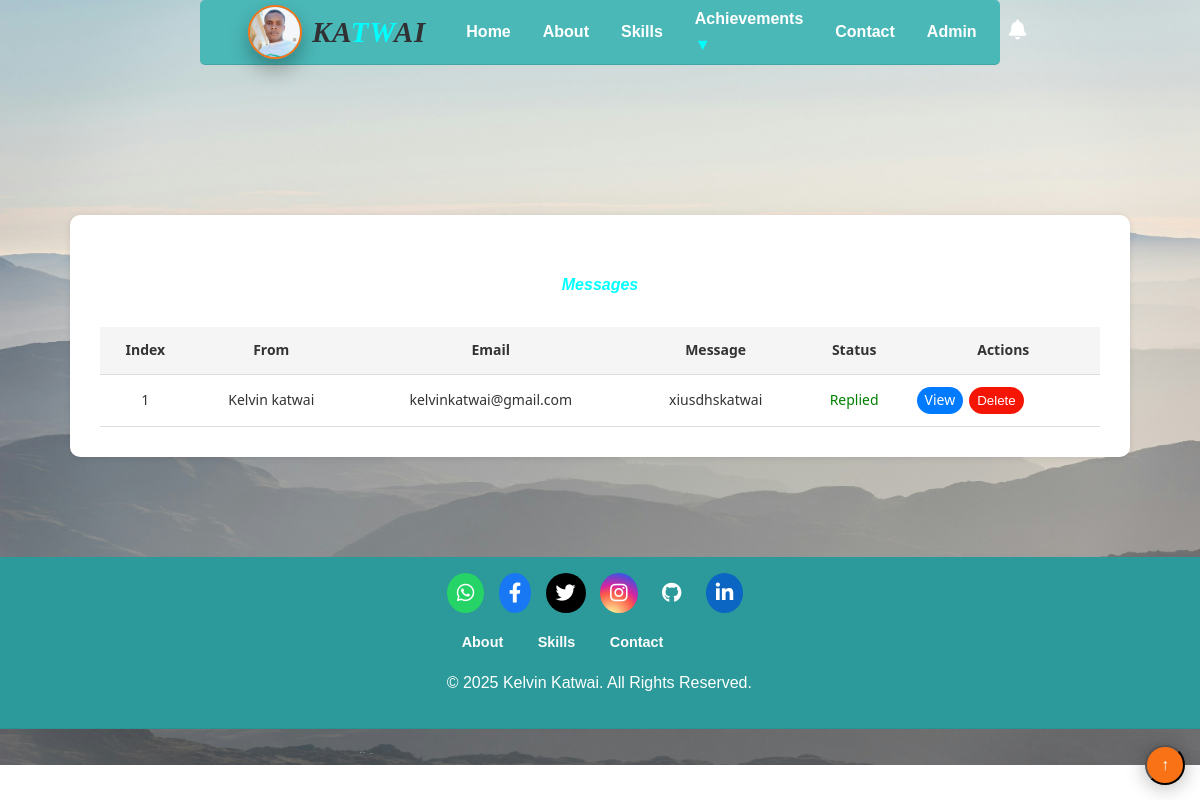
Page /view_messages/ (signed in) on the earlier database version.
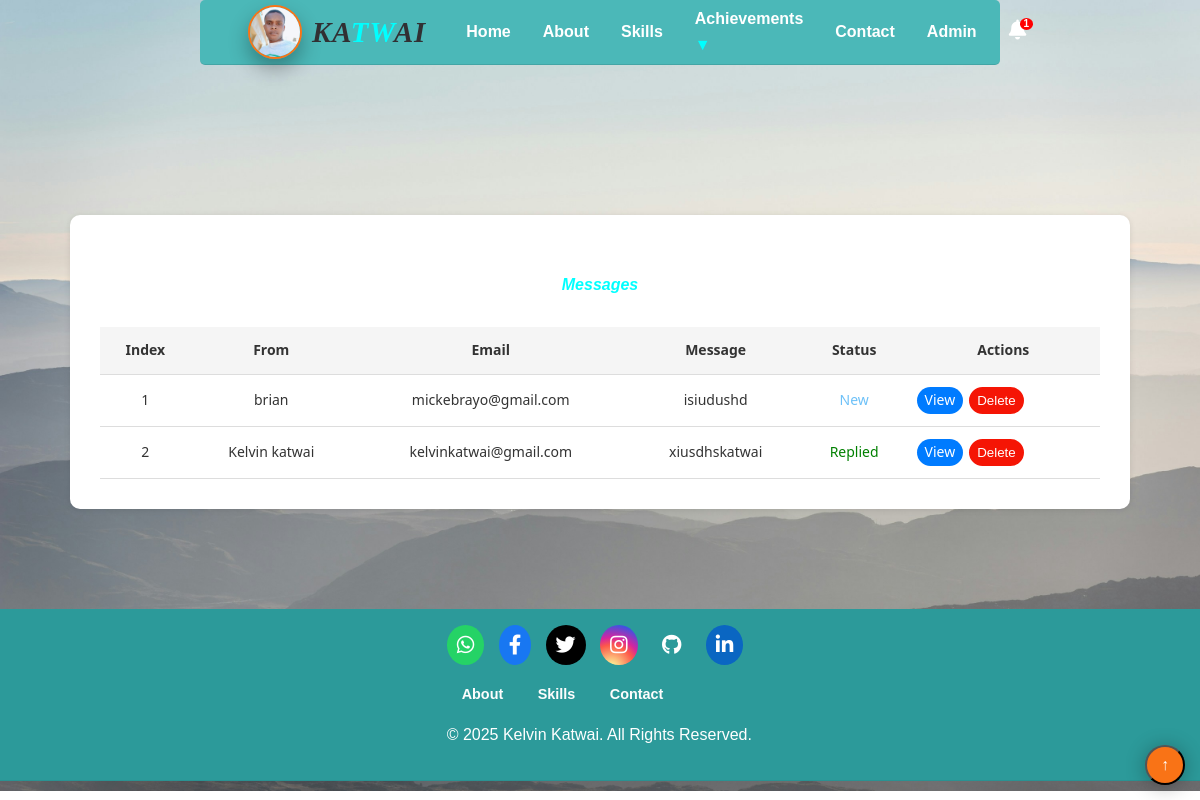
Same page on the later database version.
### app/models.py (models this page shows, shortened)
class Message(models.Model):
    full_name = models.CharField(max_length=100)
    email = models.EmailField()
    message = models.TextField()
    STATUS_CHOICES  = [
        ('new', 'New'),
        ('viewed', 'Viewed'),
        ('replied', 'Replied'),
    ]
    status = models.CharField(max_length=10, choices=STATUS_CHOICES, default='new')
    reply = models.TextField(blank=True, null=True)
    created_at = models.DateTimeField(auto_now_add=True)

### app/views.py (the view)
# urls.py: path('view_messages/', views.view_messages, name='view_messages'),
@login_required
@user_passes_test(is_superuser)
def view_messages(request):
    messages = Message.objects.all().order_by('-id')
    return render(request, 'view_messages.html', {'messages': messages})

### app/views.py (called while the page is built)
def is_superuser(user):
    return user.is_superuser

def new_messages_count(request):
    if request.user.is_authenticated and request.user.is_superuser:
        return {'new_messages_count': Message.objects.filter(status='new').count()}
    return {'new_messages_count': 0}

### templates/view_messages.html (shortened to what this page needs)
{% extends 'base.html' %}
{% block content %}
<div class="table-container">
  <h5>Messages</h5>
  <table class="table">
    <thead>
      <tr>
        <th>Index</th>
        <th>From</th>
        <th>Email</th>
        <th>Message</th>
        <th>Status</th>
        <th>Actions</th>
      </tr>
    </thead>
    <tbody>
      {% for message in messages %}
      <tr>
        <td>{{ forloop.counter }}</td>
        <td>{{ message.full_name }}</td>
        <td>{{ message.email }}</td>
        <td>{{ message.message|truncatewords:10 }}</td>
        <td>
          {% if message.status == 'new' %}
            <span class="status-new">New</span>
          {% elif message.status == 'viewed' %}
            <span class="status-viewed">Viewed</span>
          {% elif message.status == 'replied' %}
            <span class="status-replied">Replied</span>
          {% endif %}
        </td>
        <td>
          <div class="buttons">
            <a href="{% url 'view_message_detail' message.id %}" class="btn-view">View</a>
            <form method="post" action="{% url 'delete_message' message.id %}" style="display:inline;">
              <button type="submit" class="btn-delete">Delete</button>
            </form>
          </div>
        </td>
      </tr>
      {% empty %}
      <tr>
        <td colspan="6" class="text-center">No messages yet.</td>
      </tr>
      {% endfor %}
    </tbody>
  </table>
</div>
{% endblock %}

Differences in the rows shown:
added Message: full_name "brian", email "mickebrayo@gmail.com", message "isiudushd", status "New"
Other differences:
{{ new_messages_count }}: (not shown) → "1"
